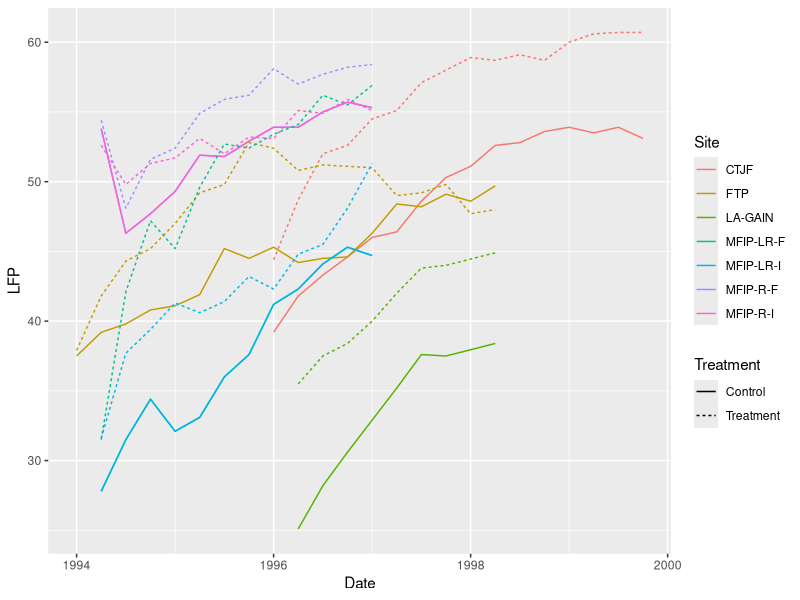
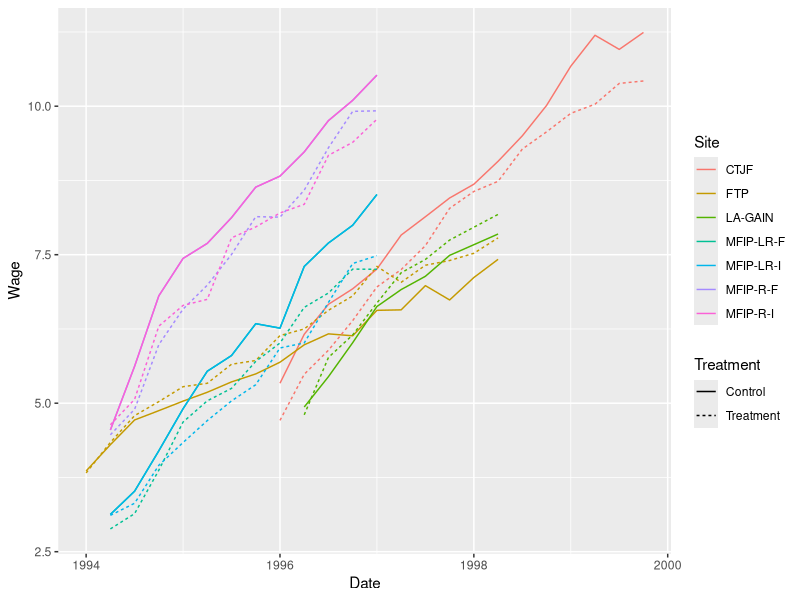
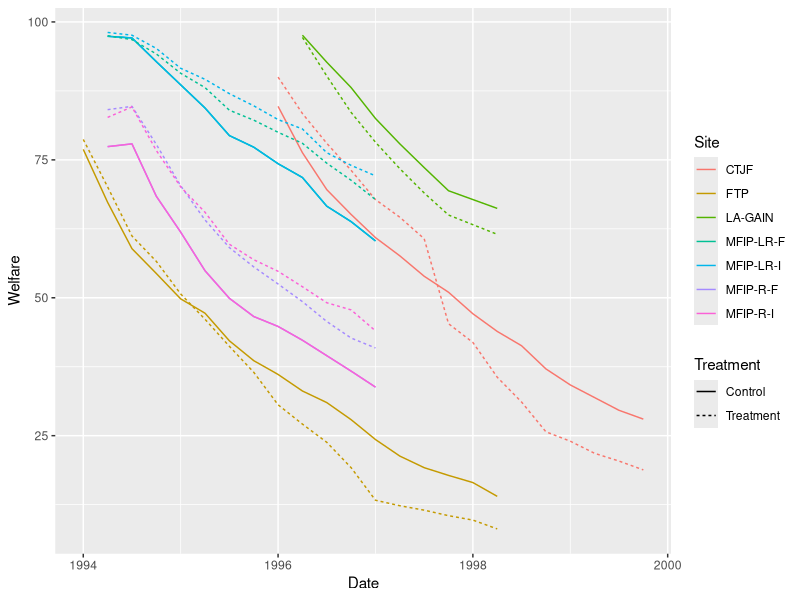
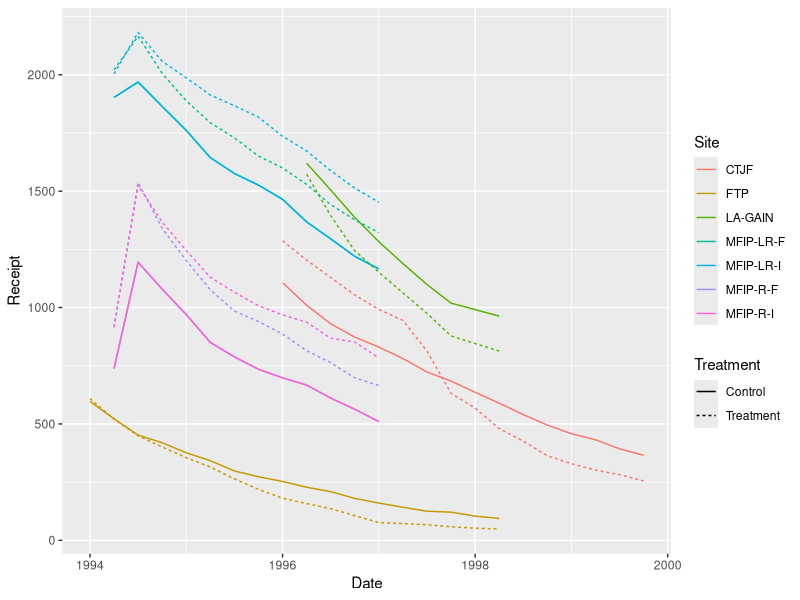

These figures' R source, in order:
setwd("~/GitHub/welfare-meta-study/Code/")
library(dplyr)
library(ggplot2)

D <- read.csv("../Data/QuarterlyData.csv")
D$Date <- D$Year + D$Quarter*0.25
D$Wage <- D$Earnings/D$LFP*100/(12*30)

D <- D[1:180,]

g1 = ggplot(D,aes(x=Date,y=LFP,linetype=Treatment,color=Site)) + geom_line()
g2 = ggplot(D,aes(x=Date,y=Wage,linetype=Treatment,color=Site)) + geom_line()
g3 = ggplot(D,aes(x=Date,y=Welfare,linetype=Treatment,color=Site)) + geom_line()
g4 = ggplot(D,aes(x=Date,y=Receipt,linetype=Treatment,color=Site)) + geom_line()
g7 = ggplot(D,aes(x=Date,y=FoodStamps,linetype=Treatment,color=Site)) + geom_line()

d1 <- D[D$Treatment=="Control",]
d2 <- D[D$Treatment=="Treatment",]
d1$TE <- d2$Wage - d1$Wage
d1$TE_emp <- d2$LFP - d1$LFP

d1 <- d1 %>% group_by(Site,Treatment) %>% mutate(Time = Date - Year[1])
g5 = ggplot(d1,aes(x=Time,y=TE,color=Site)) + geom_line()
g6 = ggplot(d1,aes(x=Time,y=TE_emp,color=Site)) + geom_line()

ggsave("Plot_LFP.png",g1)
ggsave("Plot_Wage.png",g2)
ggsave("Plot_Welfare.png",g3)
ggsave("Plot_Receipt.png",g4)

